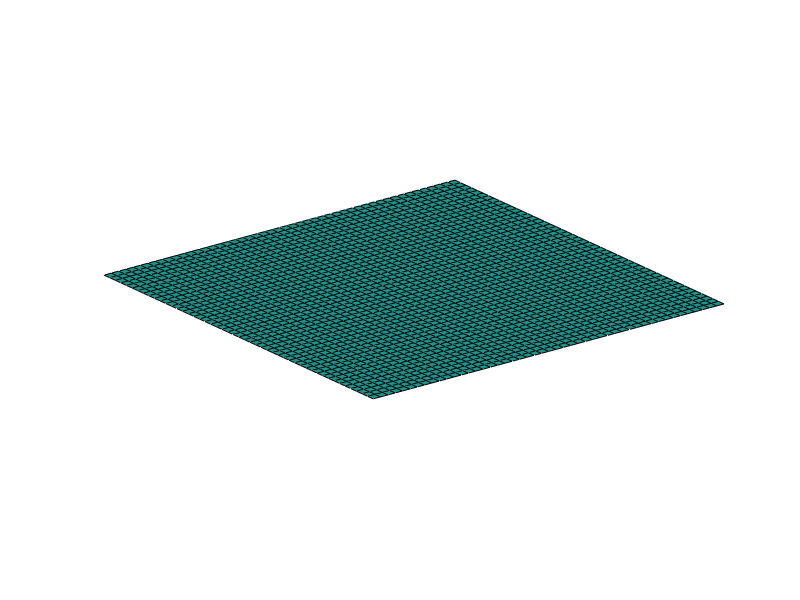

The MATLAB source for this figure: (Note: this script raises an error after producing the figure.)
function [X,Y]=sports()

%% 
%?????avi?????GIF??
%         ????  https://zhidao.baidu.com/question/66297831.html
close all; clear all;

%??????
t = linspace(0,2.5*pi,40);
fact = 10*sin(t);
fig=figure;
[x,y,z] = peaks;
for k=1:length(fact)
    h = surf(x,y,fact(k)*z);
    axis([-3 3 -3 3 -80 80])
    axis off
    caxis([-90 90])
    %??????
    F = getframe(fig);
    
    %??gif??,???256?
    im = frame2im(F);
    [I,map] = rgb2ind(im,256);
    %?? GIF89a ????    
    if k == 1;
        imwrite(I,map,'test2.gif','GIF', 'Loopcount',inf,'DelayTime',1.5);
    else
        imwrite(I,map,'test2.gif','GIF','WriteMode','append','DelayTime',1.5);
    end    
end

